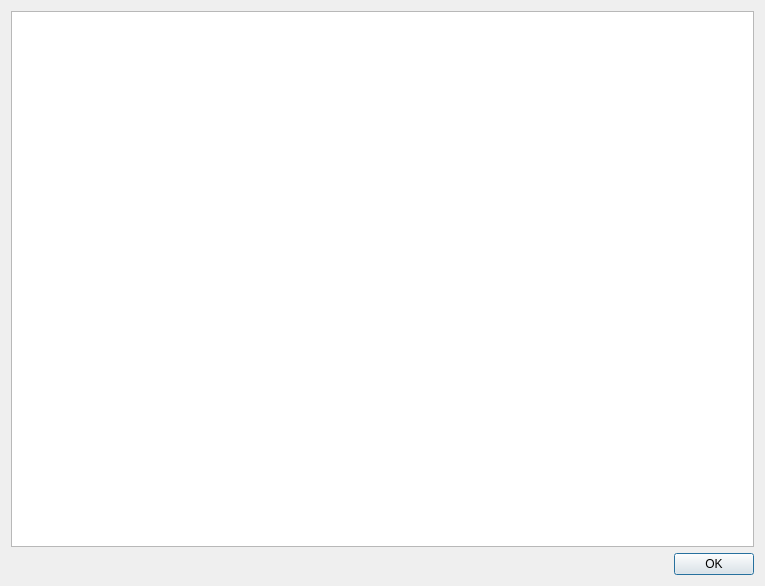
<?xml version="1.0" encoding="UTF-8"?>
<ui version="4.0">
 <class>FullLicenseInfoDialog</class>
 <widget class="QDialog" name="FullLicenseInfoDialog">
  <property name="geometry">
   <rect>
    <x>0</x>
    <y>0</y>
    <width>765</width>
    <height>586</height>
   </rect>
  </property>
  <property name="windowTitle">
   <string>Full Licensing Information</string>
  </property>
  <layout class="QVBoxLayout" name="verticalLayout">
   <item>
    <widget class="QTextBrowser" name="textBrowser"/>
   </item>
   <item>
    <widget class="QDialogButtonBox" name="buttonBox">
     <property name="orientation">
      <enum>Qt::Horizontal</enum>
     </property>
     <property name="standardButtons">
      <set>QDialogButtonBox::Ok</set>
     </property>
    </widget>
   </item>
  </layout>
 </widget>
 <resources/>
 <connections>
  <connection>
   <sender>buttonBox</sender>
   <signal>accepted()</signal>
   <receiver>FullLicenseInfoDialog</receiver>
   <slot>accept()</slot>
   <hints>
    <hint type="sourcelabel">
     <x>248</x>
     <y>254</y>
    </hint>
    <hint type="destinationlabel">
     <x>157</x>
     <y>274</y>
    </hint>
   </hints>
  </connection>
  <connection>
   <sender>buttonBox</sender>
   <signal>rejected()</signal>
   <receiver>FullLicenseInfoDialog</receiver>
   <slot>reject()</slot>
   <hints>
    <hint type="sourcelabel">
     <x>316</x>
     <y>260</y>
    </hint>
    <hint type="destinationlabel">
     <x>286</x>
     <y>274</y>
    </hint>
   </hints>
  </connection>
 </connections>
</ui>
